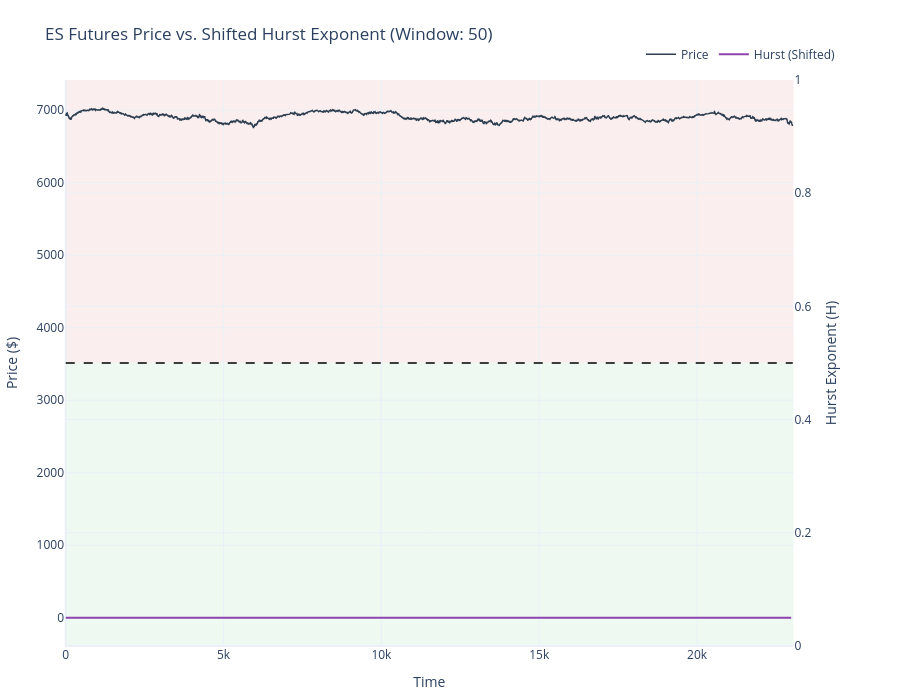

Source (notebook cell):
### Code cell
import numpy as np
import pandas as pd
import plotly.graph_objects as go
from plotly.subplots import make_subplots

def calculate_hurst(ts, max_lag=20):
    """
    Calculates the Hurst Exponent of a time series using the 
    standard deviation of differenced series method.
    """
    lags = np.arange(2, max_lag)
    if len(ts) < max_lag:
        return np.nan
        
    tau = [np.std(np.subtract(ts[lag:], ts[:-lag])) for lag in lags]
    tau_filtered = np.array(tau)[np.array(tau) > 0]
    lags_filtered = lags[:len(tau_filtered)]
    
    if len(tau_filtered) < 2:
        return np.nan
        
    poly = np.polyfit(np.log(lags_filtered), np.log(tau_filtered), 1)
    return poly[0]

# --- Calculation ---
close_series = pd.Series(close)
window_size = 50 
max_lag_size = int(window_size / 5)  # Use a fraction of the window size for lag

print(f"Calculating rolling Hurst Exponent (Window: {window_size})...")
hurst_rolling = close_series.rolling(window=window_size).apply(calculate_hurst, raw=True)

# Shift the Hurst array backward by the window size to align the "prediction" 
# with the start of the evaluated price action
hurst_shifted = hurst_rolling.shift(-window_size)

# Convert indices to datetime or clean strings if they aren't already for better Plotly formatting
x_axis = [i for i in range(len(close_series))]

# --- Plotly Interactive Dashboard ---

# Create a single plot with a secondary y-axis
fig = make_subplots()

# Plot: Close Price (Left Axis)
fig.add_trace(
    go.Scatter(
        x=x_axis, 
        y=close_series, 
        mode='lines', 
        name='Price', 
        line=dict(color='#2c3e50', width=1.5)
    ),
)

# Plot: Shifted Hurst Exponent (Right Axis)
fig.add_trace(
    go.Scatter(
        x=x_axis, 
        y=hurst_shifted, 
        mode='lines', 
        name='Hurst (Shifted)', 
        line=dict(color='#8e44ad', width=2)
    ),
)

# Add a dashed reference line at H = 0.5 (Random Walk boundary) linked to secondary Y-axis
fig.add_shape(
    type="line",
    x0=x_axis[0], y0=0.5, x1=x_axis[-1], y1=0.5,
    line=dict(color="black", width=1.5, dash="dash"),
    yref="y2"
)

# Add Background Shading Zones to indicate market regime structural boundaries
# Mean-Reverting Zone (0.0 to 0.5) linked to secondary Y-axis
fig.add_hrect(
    y0=0.0, y1=0.5, 
    fillcolor="rgba(39, 174, 96, 0.08)", 
    layer="below", 
    line_width=0,
    yref="y2"
)

# Trending Zone (0.5 to 1.0) linked to secondary Y-axis
fig.add_hrect(
    y0=0.5, y1=1.0, 
    fillcolor="rgba(192, 57, 43, 0.08)", 
    layer="below", 
    line_width=0,
    yref="y2"
)

# Layout Configuration for clean rendering
fig.update_layout(
    title_text=f"ES Futures Price vs. Shifted Hurst Exponent (Window: {window_size})",
    height=700,
    showlegend=True,
    legend=dict(orientation="h", yanchor="bottom", y=1.02, xanchor="right", x=1),
    hovermode='x unified',
    template='plotly_white',
    margin=dict(l=60, r=60, t=80, b=50)
)

# Set axis titles and ranges
fig.update_xaxes(title_text="Time")
fig.update_yaxes(title_text="Price ($)", secondary_y=False)
fig.update_yaxes(title_text="Hurst Exponent (H)", range=[0, 1], secondary_y=True)

# Render the interactive chart inside your Jupyter notebook
fig.show()

### Figure 1 — Plotly figure (JSON) as saved in the notebook; plotly's stock layout.template omitted (floating-point values rounded to 4 significant figures; data arrays with more than 128 entries replaced by an {"elided": "..."} marker saying what was removed)
{"data": [{"line": {"color": "#2c3e50", "width": 1.5}, "mode": "lines", "name": "Price", "type": "scatter", "x": {"elided": "23033 int values"}, "xaxis": "x", "y": {"elided": "23033 float values"}, "yaxis": "y"}, {"line": {"color": "#8e44ad", "width": 2}, "mode": "lines", "name": "Hurst (Shifted)", "type": "scatter", "x": {"elided": "23033 int values"}, "xaxis": "x", "y": {"elided": "23033 float values"}, "yaxis": "y"}], "layout": {"height": 700, "hovermode": "x unified", "legend": {"orientation": "h", "x": 1, "xanchor": "right", "y": 1.02, "yanchor": "bottom"}, "margin": {"b": 50, "l": 60, "r": 60, "t": 80}, "shapes": [{"line": {"color": "black", "dash": "dash", "width": 1.5}, "type": "line", "x0": 0, "x1": 23032, "y0": 0.5, "y1": 0.5, "yref": "y2"}, {"fillcolor": "rgba(39, 174, 96, 0.08)", "layer": "below", "line": {"width": 0}, "type": "rect", "x0": 0, "x1": 1, "xref": "x domain", "y0": 0, "y1": 0.5, "yref": "y2"}, {"fillcolor": "rgba(192, 57, 43, 0.08)", "layer": "below", "line": {"width": 0}, "type": "rect", "x0": 0, "x1": 1, "xref": "x domain", "y0": 0.5, "y1": 1, "yref": "y2"}], "showlegend": true, "title": {"text": "ES Futures Price vs. Shifted Hurst Exponent (Window: 50)"}, "xaxis": {"anchor": "y", "domain": [0, 0.94], "title": {"text": "Time"}}, "yaxis": {"anchor": "x", "domain": [0, 1], "title": {"text": "Price ($)"}}, "yaxis2": {"anchor": "x", "overlaying": "y", "range": [0, 1], "side": "right", "title": {"text": "Hurst Exponent (H)"}}}}
